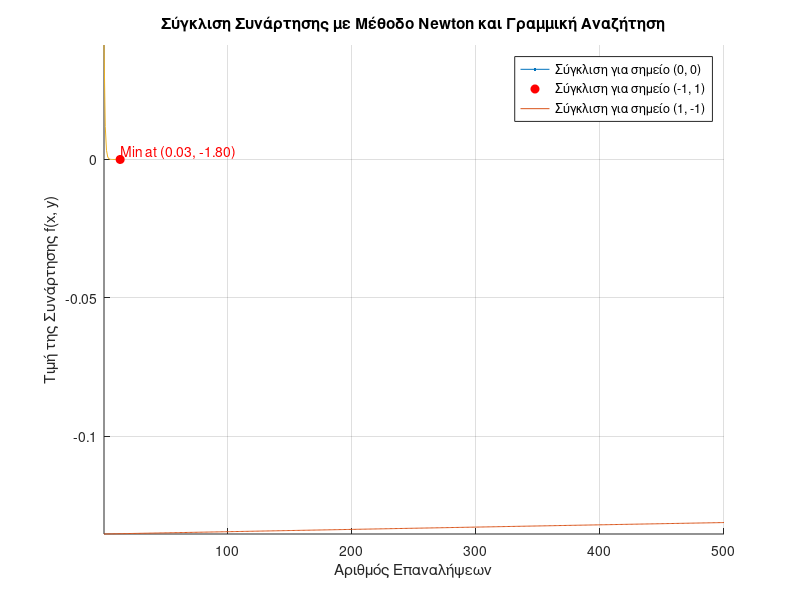

This chart was generated by the following MATLAB code:
% Ορισμός της συνάρτησης f(x, y) και του gradient και Hessian
f = @(x) x(1)^5 * exp(-x(1)^2 - x(2)^2); % Συναρτηση f(x, y)
% Υπολογισμός του gradient (παράγωγοι)
grad_f = @(x) [5*x(1)^4 * exp(-x(1)^2 - x(2)^2) - 2*x(1)^6 * exp(-x(1)^2 - x(2)^2); ...
               -2*x(1)^5 * x(2) * exp(-x(1)^2 - x(2)^2)];
% Υπολογισμός του Hessian (δευτέρες παράγωγοι)
hessian_f = @(x) [20*x(1)^3 * exp(-x(1)^2 - x(2)^2) - 12*x(1)^5 * exp(-x(1)^2 - x(2)^2), ...
                  -10*x(1)^4 * x(2) * exp(-x(1)^2 - x(2)^2);
                  -10*x(1)^4 * x(2) * exp(-x(1)^2 - x(2)^2), ...
                  -2*x(1)^5 * exp(-x(1)^2 - x(2)^2) - 2*x(1)^5 * exp(-x(1)^2 - x(2)^2)];
% Σημεία εκκίνησης
initial_points = [0, 0; -1, 1; 1, -1];
% Υλοποίηση της μεθόδου Newton με γραμμική αναζήτηση
epsilon = 1e-6; % Όριο σύγκλισης
max_iter = 500; % Μέγιστος αριθμός επαναλήψεων
% Ανοίγουμε το διάγραμμα
figure;
hold on;
% Χρώματα για τις γραμμές
line_colors = lines(size(initial_points, 1));
for i = 1:size(initial_points, 1)
    x = initial_points(i, :)';
    f_values = []; % Για να αποθηκεύσουμε τις τιμές της συνάρτησης κατά την πορεία
    converged = false; % Έλεγχος αν συγκλίνουμε
    min_point = []; % Για αποθήκευση του σημείου του τοπικού ελάχιστου
    min_f_value = []; % Για αποθήκευση της τιμής της συνάρτησης στο τοπικό ελάχιστο
    
    for k = 1:max_iter
        grad = grad_f(x); % Υπολογισμός του gradient
        H = hessian_f(x); % Υπολογισμός του Hessian
        
        % Υπολογισμός του βήματος Newton: d = -H^-1 * grad
        d = -inv(H) * grad;
        
        % Χρήση γραμμικής αναζήτησης για το βήμα γ
        gamma = fminbnd(@(g) f(x + g*d), 0, 1); % Εύρεση του βήματος γ που ελαχιστοποιεί τη συνάρτηση
        
        % Ενημερώνουμε την τιμή του x με το βήμα γ
        x = x + gamma * d;
        
        % Αποθηκεύουμε την τιμή της συνάρτησης για σύγκριση
        f_values = [f_values; f(x)];
        
        % Έλεγχος σύγκλισης
        if norm(grad) < epsilon
            converged = true; % Αν συγκλίνει
            min_point = x; % Αποθήκευση του σημείου ελάχιστου
            min_f_value = f(x); % Αποθήκευση της τιμής της συνάρτησης στο ελάχιστο
            % Εκτύπωση σύγκλισης και αριθμού επαναλήψεων στην κονσόλα
            fprintf('Μέθοδος Newton με Γραμμική Αναζήτηση: Αρχικό σημείο: (%f, %f), Σύγκλιση σε (%f, %f) σε %d επαναλήψεις.\n', ...
                initial_points(i, 1), initial_points(i, 2), x(1), x(2), k);
            break; % Σταματάμε αν συγκλίνει
        end
    end
    
    if ~converged
        fprintf('Μέθοδος Newton με Γραμμική Αναζήτηση: Αρχικό σημείο: (%f, %f) ΔΕΝ συγκλίνει εντός των %d επαναλήψεων.\n', ...
            initial_points(i, 1), initial_points(i, 2), max_iter);
    end
    
    % Εμφανίζουμε τη σύγκλιση της συνάρτησης στο διάγραμμα
    plot(1:length(f_values), f_values, 'Color', line_colors(i, :)); % Χρήση συγκεκριμένου χρώματος για κάθε γραμμή
    
    % Αν συγκλίνει, εμφανίζουμε το σημείο του ελάχιστου
    if converged
        plot(length(f_values), min_f_value, 'ro', 'MarkerFaceColor', 'r'); % Εμφάνιση του σημείου ελάχιστου
        text(length(f_values), min_f_value, sprintf('Min at (%.2f, %.2f)', min_point(1), min_point(2)), ...
            'Color', 'r', 'VerticalAlignment', 'bottom', 'HorizontalAlignment', 'left');
    end
end
% Ρυθμίσεις του διαγράμματος
xlabel('Αριθμός Επαναλήψεων');
ylabel('Τιμή της Συνάρτησης f(x, y)');
title('Σύγκλιση Συνάρτησης με Μέθοδο Newton και Γραμμική Αναζήτηση');
% Ρύθμιση του legend για να εμφανίζεται το σημείο τοπικού ελαχίστου με το χρώμα της γραμμής
legend({'Σύγκλιση για σημείο (0, 0)', 'Σύγκλιση για σημείο (-1, 1)', 'Σύγκλιση για σημείο (1, -1)'}, 'Location', 'best');
grid on;
axis tight; % Διασφαλίζει ότι όλα τα σημεία θα εμφανίζονται στο διάγραμμα
hold off;